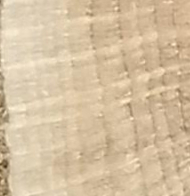
#> input picture tree-rings/tree-crops/square-crops/1.jpg, 190 x 196 px; its folder holds 4 pictures in this run
$ python tree-line-detector.py
#> lines starting #> are read from the running program, lines starting #| are printed output that depends on the picture; after the words box and inside, x2 and y2 are one past the last pixel; in counts of white or black regions, pixels touching at a corner belong together
# -*- coding: utf-8 -*-
"""
Created on Sun Sep 30 22:55:04 2018

@author: vinay
"""

import cv2
import numpy as np
from matplotlib import pyplot as plt
for i in range(1,7):
    img = cv2.imread("tree-crops/square-crops/" + str(i) + ".jpg")
#> img is the input picture: shape (196, 190, 3); mean B, G, R 161.7, 192.8, 214.4
    gray = cv2.cvtColor(img,cv2.COLOR_BGR2GRAY)
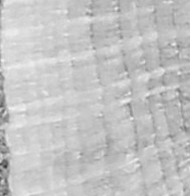
#> gray: shape (196, 190); min 46, max 244, mean 195.7
    edges = cv2.Canny(img,50,150,apertureSize = 3)
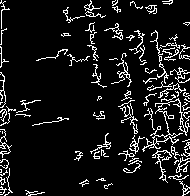
#> edges: shape (196, 190); 9.5% white in thin lines or dots
    lines = cv2.HoughLinesP(edges,1,np.pi/180, 40,minLineLength=50,maxLineGap=30)
#> lines = 22 rows, first 6: [1, 194, 1, 0], [64, 49, 186, 171], [150, 5, 184, 194], [114, 1, 137, 167], [148, 6, 189, 148], [138, 45, 189, 191]
    xys = []
    for line in lines:
        # [8 lines of commented-out code are left out]
        x1,y1,x2,y2 = line[0]
        slope = (y2 - y1) / (x2 - x1)
        if x2 != x1 and slope > 1:
            xys.append((x1,y1,x2,y2))
#> this loop made 22 passes
#> (x1, y1, x2, y2, slope) on passes 1 to 12: (1, 194, 1, 0, -inf), (64, 49, 186, 171, 1), (150, 5, 184, 194, 5.56), (114, 1, 137, 167, 7.22), (148, 6, 189, 148, 3.46), (138, 45, 189, 191, 2.86), (134, 31, 163, 180, 5.14), (4, 195, 4, 1, -inf), (175, 35, 186, 193, 14.36), (0, 131, 189, 95, -0.19), (119, 9, 139, 168, 7.95), (182, 45, 187, 192, 29.4)
#> after the loop, xys = 14 items, first 6: (150, 5, 184, 194), (114, 1, 137, 167), (148, 6, 189, 148), (138, 45, 189, 191), (134, 31, 163, 180), (175, 35, 186, 193)
    prev_x1 = -100000000
    prev_x2 = -100000000
    for x1,y1,x2,y2 in sorted(xys, key = lambda x: x[0]):
        if x1 - prev_x1 > 10 or x1 - prev_x1 < -10:
            if x2 - prev_x2 > 10 or x2 - prev_x2 < 10:
                prev_x1 = x1
                prev_x2 = x2
                cv2.line(img,(x1,y1),(x2,y2),(0,0,255),2)
#> this loop made 14 passes
#> (x1, y1, x2, y2, prev_x1, prev_x2) on passes 1, 3, 5, 8, 12: (84, 6, 109, 148, 84, 109), (114, 1, 137, 167, 114, 137), (131, 2, 165, 180, 131, 165), (148, 6, 189, 148, 148, 189), (174, 38, 185, 194, 174, 185)
#> (x1, y1, x2, y2) on passes 2, 4, 6, 7, 9, 10: (92, 5, 95, 82), (119, 9, 139, 168), (134, 31, 163, 180), (138, 45, 189, 191), (149, 5, 183, 195), (150, 5, 184, 194)
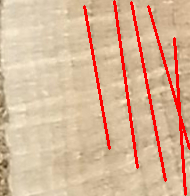
#> img: shape (196, 190, 3); 6.2% of pixels changed, all inside (x1, y1, x2, y2) = (83, 0, 190, 196)
#> after the loop, prev_x1 = 174; prev_x2 = 185
    plt.imshow(img)
    plt.show()
#> pass 2 of the loop `for i in range(1,7):`:
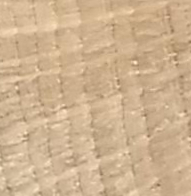
#> input picture tree-rings/tree-crops/square-crops/2.jpg, 191 x 196 px
#> img is the input picture: shape (196, 191, 3); mean B, G, R 145.4, 178.7, 207
#> gray: shape (196, 191)
#> `edges = cv2.Canny(img,50,150,apertureSize = 3)`:
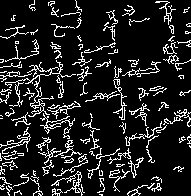
#> edges: shape (196, 191); 12.9% white in thin lines or dots
#> lines = 39 rows, first 6: [0, 59, 134, 193], [110, 11, 133, 194], [54, 1, 73, 188], [27, 32, 56, 193], [0, 75, 156, 72], [50, 4, 73, 189]
#> the loop `for line in lines:` made 39 passes
#> (x1, y1, x2, y2, slope) on passes 1 to 8: (0, 59, 134, 193, 1), (110, 11, 133, 194, 7.96), (54, 1, 73, 188, 9.84), (27, 32, 56, 193, 5.55), (0, 75, 156, 72, -0.0192), (50, 4, 73, 189, 8.04), (0, 157, 174, 44, -0.649), (4, 72, 190, 59, -0.0699)
#> after the loop `for line in lines:`: xys = 17 items, first 6: (110, 11, 133, 194), (54, 1, 73, 188), (27, 32, 56, 193), (50, 4, 73, 189), (11, 28, 52, 195), (29, 5, 53, 194)
#> the loop `for x1,y1,x2,y2 in sorted(xys, key = lambda x: x[0]):` made 17 passes
#> (x1, y1, x2, y2, prev_x1, prev_x2) on passes 1, 3, 4, 7, 10, 13, 16, 17: (0, 36, 83, 192, 0, 83), (11, 28, 52, 195, 11, 52), (27, 32, 56, 193, 27, 56), (50, 4, 73, 189, 50, 73), (75, 7, 102, 195, 75, 102), (109, 12, 132, 195, 109, 132), (135, 60, 155, 188, 135, 155), (169, 2, 189, 146, 169, 189)
#> after the loop `for x1,y1,x2,y2 in sorted(xys, key = lambda x: x[0]):`:
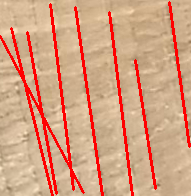
#> img: shape (196, 191, 3); 10.31% of pixels changed, all inside (x1, y1, x2, y2) = (0, 1, 191, 196)
#> after the loop `for x1,y1,x2,y2 in sorted(xys, key = lambda x: x[0]):`: prev_x1 = 169; prev_x2 = 189
#> pass 3 of the loop `for i in range(1,7):`:
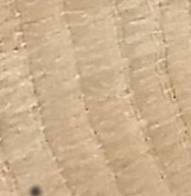
#> input picture tree-rings/tree-crops/square-crops/3.jpg, 191 x 196 px
#> img is the input picture: shape (196, 191, 3); mean B, G, R 142.8, 176.6, 204.2
#> `edges = cv2.Canny(img,50,150,apertureSize = 3)`:
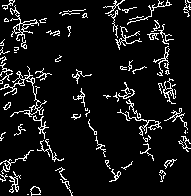
#> edges: shape (196, 191); 8.3% white in thin lines or dots
#> lines = 13 rows, first 6: [117, 112, 188, 139], [111, 10, 186, 3], [18, 12, 52, 159], [10, 0, 49, 156], [11, 0, 49, 155], [152, 5, 186, 150]
#> the loop `for line in lines:` made 13 passes
#> (x1, y1, x2, y2, slope) on passes 1 to 8: (117, 112, 188, 139, 0.38), (111, 10, 186, 3, -0.0933), (18, 12, 52, 159, 4.32), (10, 0, 49, 156, 4), (11, 0, 49, 155, 4.08), (152, 5, 186, 150, 4.26), (0, 54, 72, 195, 1.96), (77, 96, 116, 179, 2.13)
#> after the loop `for line in lines:`: xys = [(18, 12, 52, 159), (10, 0, 49, 156), (11, 0, 49, 155), (152, 5, 186, 150), (0, 54, 72, 195), (77, 96, 116, 179), (154, 4, 190, 148), (115, 0, 144, 152), (112, 6, 128, 120), (149, 5, 168, 119), (160, 3, 174, 120)]
#> the loop `for x1,y1,x2,y2 in sorted(xys, key = lambda x: x[0]):` made 11 passes
#> (x1, y1, x2, y2, prev_x1, prev_x2) on passes 1, 3, 5, 6, 8, 11: (0, 54, 72, 195, 0, 72), (11, 0, 49, 155, 11, 49), (77, 96, 116, 179, 77, 116), (112, 6, 128, 120, 112, 128), (149, 5, 168, 119, 149, 168), (160, 3, 174, 120, 160, 174)
#> after the loop `for x1,y1,x2,y2 in sorted(xys, key = lambda x: x[0]):`:
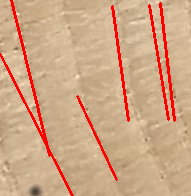
#> img: shape (196, 191, 3); 5.65% of pixels changed, all inside (x1, y1, x2, y2) = (0, 0, 176, 196)
#> after the loop `for x1,y1,x2,y2 in sorted(xys, key = lambda x: x[0]):`: prev_x1 = 160; prev_x2 = 174
#> (the run stopped early here; a loop or call above may not have finished)
